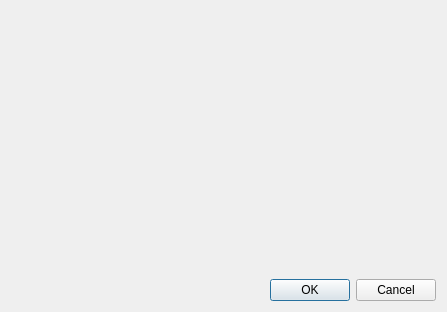
<?xml version="1.0" encoding="UTF-8"?>
<ui version="4.0">
 <class>UpdateSettingsDialog</class>
 <widget class="QWidget" name="UpdateSettingsDialog">
  <property name="geometry">
   <rect>
    <x>0</x>
    <y>0</y>
    <width>447</width>
    <height>312</height>
   </rect>
  </property>
  <property name="windowTitle">
   <string>Software Update Settings</string>
  </property>
  <layout class="QVBoxLayout" name="verticalLayout">
   <item>
    <widget class="QInstaller::UpdateSettingsWidget" name="widget" native="true"/>
   </item>
   <item>
    <widget class="QDialogButtonBox" name="buttonBox">
     <property name="standardButtons">
      <set>QDialogButtonBox::Cancel|QDialogButtonBox::Ok</set>
     </property>
    </widget>
   </item>
  </layout>
 </widget>
 <customwidgets>
  <customwidget>
   <class>QInstaller::UpdateSettingsWidget</class>
   <extends>QWidget</extends>
   <header>updatesettingswidget.h</header>
   <container>1</container>
  </customwidget>
 </customwidgets>
 <resources/>
 <connections/>
</ui>
